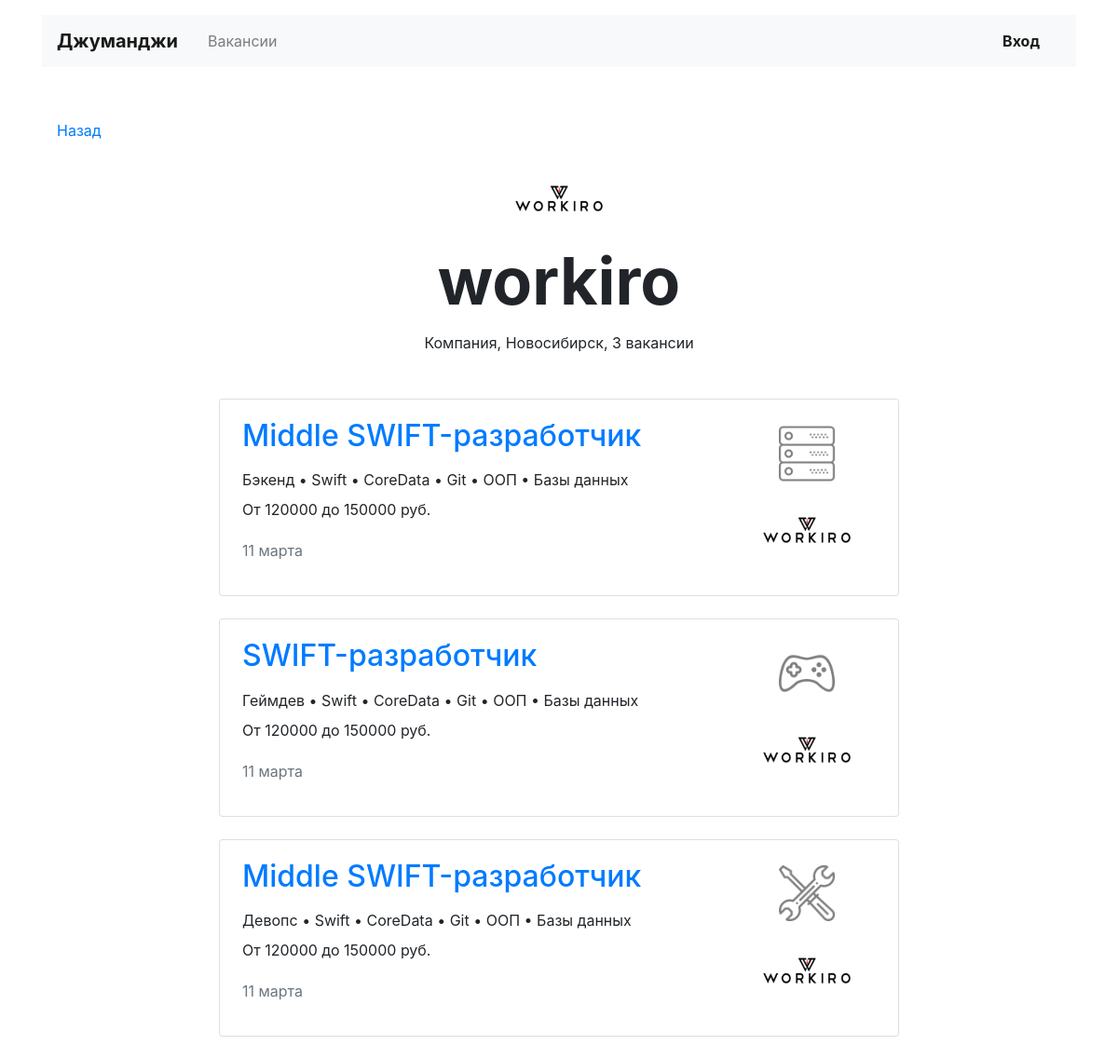
Screenshot of /companies/1 with the database file from the repository.
### vacancies/models.py (models this page shows, shortened)
class Company(models.Model):
    name = models.CharField(max_length=64)
    location = models.CharField(max_length=64)
    logo = models.ImageField(upload_to=settings.MEDIA_COMPANY_IMAGE_DIR)
    description = models.TextField()
    employee_count = models.IntegerField()
    owner = models.OneToOneField(settings.AUTH_USER_MODEL, on_delete=models.CASCADE, null=True)
    class Meta:
        verbose_name = 'Компания'
        verbose_name_plural = 'Компании'

class Vacancy(models.Model):
    title = models.CharField(max_length=64)
    specialty = models.ForeignKey(Specialty, on_delete=models.CASCADE, related_name='vacancy')
    company = models.ForeignKey(Company, on_delete=models.CASCADE, related_name='vacancy')
    skills = models.TextField()
    description = models.TextField()
    salary_min = models.IntegerField()
    salary_max = models.IntegerField()
    published_at = models.DateField()
    class Meta:
        verbose_name = 'Вакансия'
        verbose_name_plural = 'Вакансии'

class Specialty(models.Model):
    code = models.CharField(max_length=64, unique=True)
    title = models.CharField(max_length=64)
    picture = models.ImageField(upload_to=settings.MEDIA_SPECIALITY_IMAGE_DIR)
    class Meta:
        verbose_name = 'Специализация'
        verbose_name_plural = 'Специализации'

### vacancies/views.py (the view)
# urls.py: path('companies/<int:pk>', ListVacanciesByCompanyView.as_view(), name='company'),
class ListVacanciesByCompanyView(ListView):
    model = Vacancy
    context_object_name = 'vacancies'
    template_name = 'vacancies/company/company.html'
    def get_queryset(self):
        return (
            self.model.objects
            .filter(company__id=self.kwargs['pk'])
            .select_related('specialty', 'company')
        )
    def get_context_data(self, **kwargs):
        context = super().get_context_data(**kwargs)
        context['company'] = get_object_or_404(Company, id=self.kwargs['pk'])
        return context

### vacancies/templatetags/ru_pluralize.py (called while the page is built)
@register.filter()
def ru_pluralize(number, arg: str = 'ночь,ночи,ночей'):
    nominative_singular, genitive_singular, genitive_plural = arg.split(',')
    number = abs(number)
    if number % 10 in [0, 5, 6, 7, 8, 9] or 11 <= number % 100 <= 19:
        return f'{number} {genitive_plural}'
    elif number % 10 == 1:
        return f'{number} {nominative_singular}'
    else:
        return f'{number} {genitive_singular}'

### vacancies/templates/vacancies/company/company.html (shortened to what this page needs)
{% extends "../base/base.html" %}
{% load ru_pluralize %}
{% block content %}
<div class="navbar mt-5">
  <p><a href="{% url 'home' %}">Назад</a></p>
</div>
<section>
  <div class="text-center">
    <img src="{{ company.logo.url }}" width="130" height="80" alt="{{ company.name }}">
  </div>
  <h1 class="h1 text-center mx-auto mt-0 pt-1" style="font-size: 70px;"><strong>{{ company.name }}</strong></h1>
  <p class="text-center pt-1">Компания, {{ company.location }}, {{ vacancies|length|ru_pluralize:'вакансия, вакансии, вакансий' }}</p>
  <div class="row mt-5">
      <div class="col-12 col-lg-8 offset-lg-2 m-auto">
      {% load i18n %}
        {% language 'ru' %}
          {% for vacancy in vacancies %}
              {% include '../vacancy/vacancy_card.html' %}
          {% endfor %}
        {% endlanguage %}
      </div>
  </div>
</section>
{% endblock content %}

### vacancies/templates/vacancies/vacancy/vacancy_card.html
<div class="card mb-4">
    <div class="card-body px-4">
      <div class="row">
        <div class="col-12 col-md-8 col-lg-9">
          <a href="{% url 'vacancy' vacancy.id %}"><h2 class="h2 pb-2">{{ vacancy.title }}</h2></a>
          <p class="mb-2">{{ vacancy.specialty.title }} • {{ vacancy.skills }}</p>
          <p>От {{ vacancy.salary_min }} до {{ vacancy.salary_max }} руб.</p>
          <p class="text-muted pt-1">{{ vacancy.published_at|date:'d E' }}</p>
        </div>
        <div class="col-12 col-md-4 col-lg-3 d-flex flex-md-column flex-row align-items-center justify-content-around">
            <a href="{% url 'vacancies_by_speciality' vacancy.specialty.code %}"><img src="{{ vacancy.specialty.picture.url }}" width="60" height="60" alt="{{ vacancy.specialty.title }}"></a>
            <a href="{% url 'company' vacancy.company.id %}"><img src="{{ vacancy.company.logo.url }}" width="130" height="80" alt="{{ vacancy.company.name }}"></a>
        </div>
      </div>
    </div>
</div>

### rows the page displays
Company: logo (picture), name "workiro", location "Новосибирск"
Vacancy: title "Middle SWIFT-разработчик", specialty "Бэкенд", skills "Swift • CoreData • Git • ООП • Базы данных", salary_min "120000", salary_max "150000", published_at "11 марта", specialty.picture (picture), company.logo (picture)
Vacancy: title "SWIFT-разработчик", specialty "Геймдев", skills "Swift • CoreData • Git • ООП • Базы данных", salary_min "120000", salary_max "150000", published_at "11 марта", specialty.picture (picture), company.logo (picture)
Vacancy: title "Middle SWIFT-разработчик", specialty "Девопс", skills "Swift • CoreData • Git • ООП • Базы данных", salary_min "120000", salary_max "150000", published_at "11 марта", specialty.picture (picture), company.logo (picture)

### other values shown
{{ vacancies|length|ru_pluralize:'вакансия, вакансии, вакансий' }} "3 вакансии"
